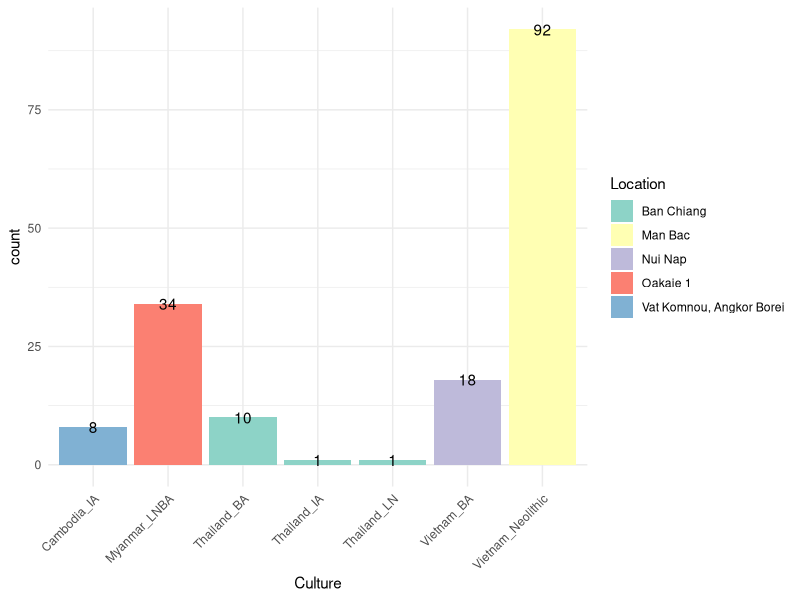
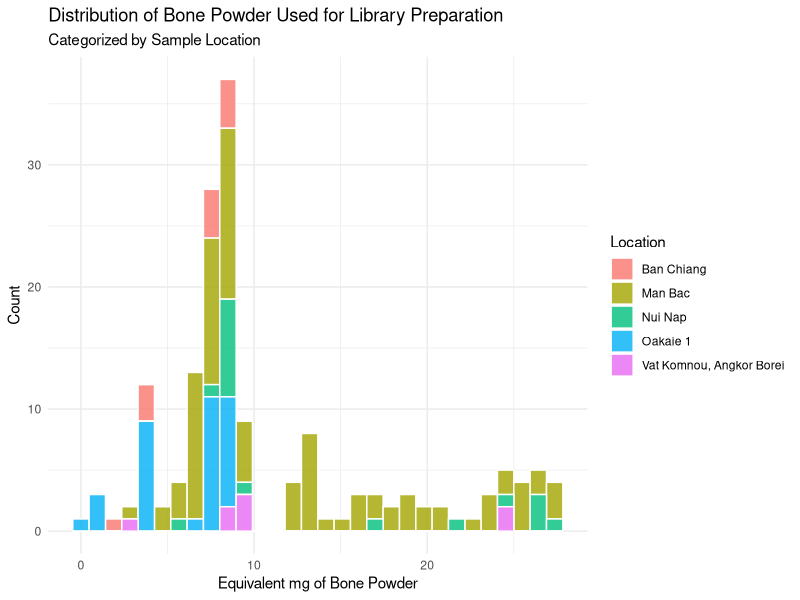
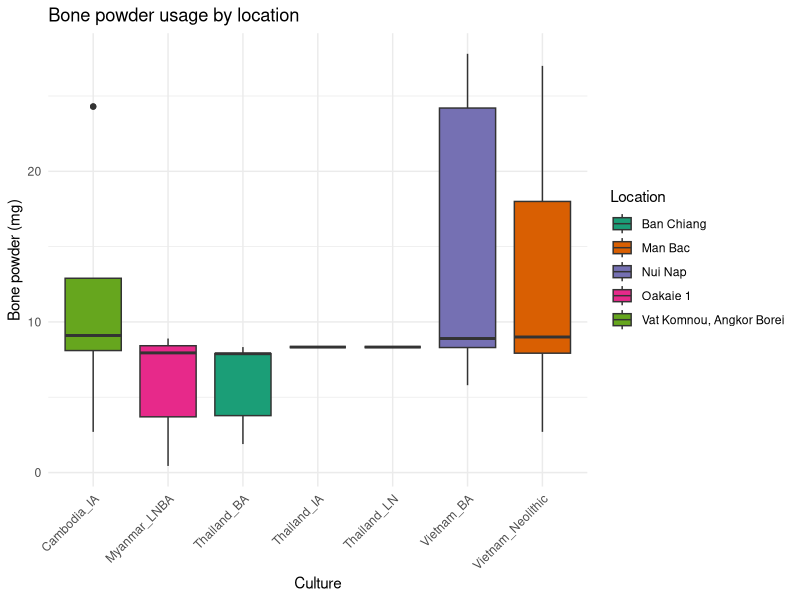

Generate these figures, in order, with R:
## ---- chunk 1
knitr::opts_chunk$set(echo = TRUE)
## ---- chunk 2
# Load the readr package 
library(readr)
library(dplyr)
library(ggplot2)

# Read the CSV
data <- read_csv2(
  "table_s1.csv",      
  skip = 1,           # skip the first line which is a description
  locale = locale(decimal_mark = ",") # interpret comma as decimal
)

# Check the first few rows
head(data)
## ---- chunk 3
library(dplyr)
data_subset <- data %>%
  select(
    Culture,
    Location,
    `mtDNA haplogroup`,
    `Equivalent mg bone powder used for library preparation`,
    `Shotgun raw sequences`,
    `mtDNA coverage`,
    `mtDNA fraction damaged in last base`
  )

head(data_subset)

## ---- chunk 4
data_without_na <- na.omit(data_subset)

## ---- chunk 5
library(ggplot2)

ggplot(data_without_na, aes(Culture, fill=Location)) + 
  geom_bar() +
  geom_text(aes(label = ..count..), stat="count", position = position_stack(vjust = 1)) +
  theme_minimal() +
  theme(axis.text.x = element_text(angle=45, hjust = 1)) +
  scale_fill_brewer(palette="Set3")
## ---- chunk 6
data_without_na$`Equivalent mg bone powder used for library preparation` <- as.numeric(as.character(data_without_na$'Equivalent mg bone powder used for library preparation'))

ggplot(data_without_na, aes(x = `Equivalent mg bone powder used for library preparation`, fill = Location)) +
  geom_histogram(bins = 30, color = "white", alpha = 0.8) +
  theme_minimal() +
  labs(
    title = "Distribution of Bone Powder Used for Library Preparation",
    subtitle = "Categorized by Sample Location",
    x = "Equivalent mg of Bone Powder",
    y = "Count",
    fill = "Location"
  )


## ---- chunk 7
ggplot(data_without_na, aes(x = Culture, y = `Equivalent mg bone powder used for library preparation`, fill = Location)) + 
geom_boxplot() + labs(title = "Bone powder usage by location",y = "Bone powder (mg)") + theme_minimal() + theme(axis.text.x = element_text(angle=45, hjust = 1)) +
scale_fill_brewer(palette = "Dark2")
